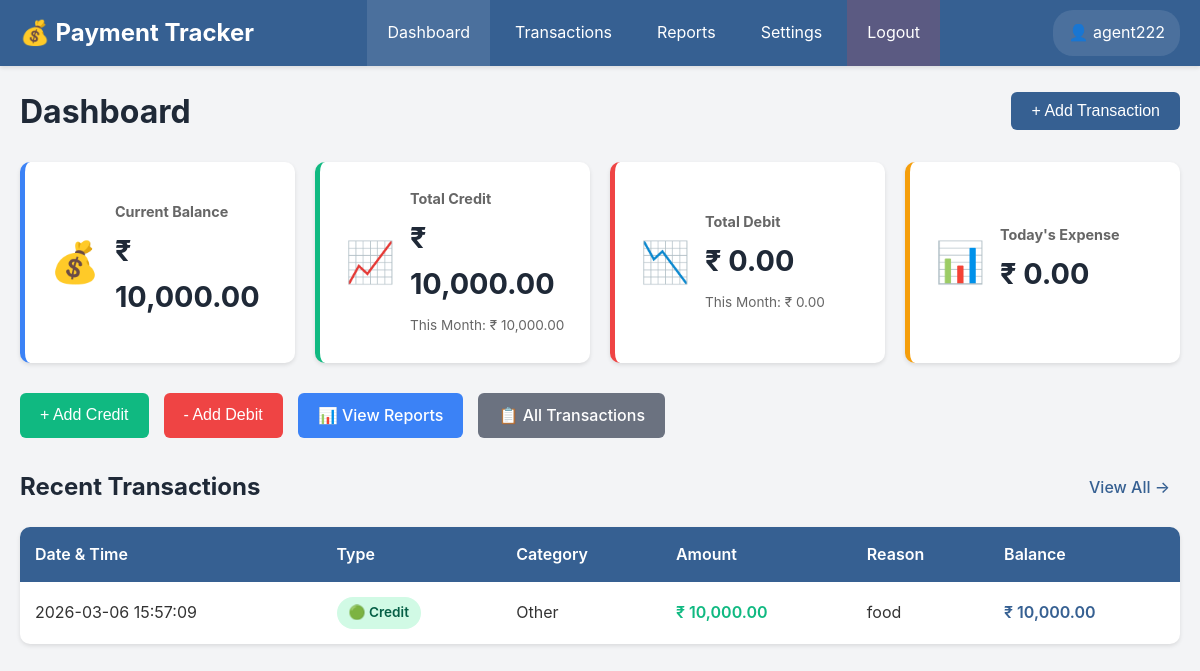
/dashboard (signed in), run on the app's committed database.
### tables this page shows
CREATE TABLE transactions (
            id INTEGER PRIMARY KEY AUTOINCREMENT,
            user_id INTEGER NOT NULL,
            type TEXT NOT NULL CHECK(type IN ('credit', 'debit')),
            amount REAL NOT NULL CHECK(amount > 0),
            category TEXT NOT NULL,
            reason TEXT,
            transaction_date DATETIME DEFAULT CURRENT_TIMESTAMP,
            balance_after REAL NOT NULL,
            FOREIGN KEY (user_id) REFERENCES users(id) ON DELETE CASCADE
        );

### app.py (the view)
@app.route('/dashboard')
@login_required
def dashboard():
    user_id = session['user_id']
    stats = get_summary_stats(user_id)
    recent_transactions = get_transactions(user_id, page=1, per_page=10)
    default_categories = ['Food', 'Travel', 'Shopping', 'Bills', 'Salary',
                         'Entertainment', 'Healthcare', 'Education', 'Other']
    user_categories = get_all_categories(user_id)
    all_categories = sorted(set(default_categories + user_categories))
    return render_template('dashboard.html',
                         stats=stats,
                         transactions=recent_transactions,
                         categories=all_categories,
                         currency=Config.CURRENCY_SYMBOL)

### app.py (called while the page is built)
def login_required(f):
    @wraps(f)
    def decorated_function(*args, **kwargs):
        if 'user_id' not in session:
            flash('Please login to access this page', 'warning')
            return redirect(url_for('login'))
        return f(*args, **kwargs)
    return decorated_function

### utils/db_helper.py (called while the page is built, shortened)
def get_db_connection():
    conn = sqlite3.connect(DATABASE_PATH)
    conn.row_factory = sqlite3.Row
    return conn

def get_user_balance(user_id: int) -> float:
    conn = get_db_connection()
    cursor = conn.cursor()
    cursor.execute('''
        SELECT COALESCE(SUM(amount), 0) FROM transactions
        WHERE user_id = ? AND type = 'credit'
    ''', (user_id,))
    credits = cursor.fetchone()[0]
    cursor.execute('''
        SELECT COALESCE(SUM(amount), 0) FROM transactions
        WHERE user_id = ? AND type = 'debit'
    ''', (user_id,))
    debits = cursor.fetchone()[0]
    conn.close()
    return credits - debits

def get_transactions(user_id: int, filters: Optional[Dict] = None,
                     page: int = 1, per_page: int = 20) -> List[Dict]:
    conn = get_db_connection()
    cursor = conn.cursor()
    query = 'SELECT * FROM transactions WHERE user_id = ?'
    params = [user_id]
    query += ' ORDER BY transaction_date DESC, id DESC'
    offset = (page - 1) * per_page
    query += f' LIMIT {per_page} OFFSET {offset}'
    cursor.execute(query, params)
    transactions = [dict(row) for row in cursor.fetchall()]
    conn.close()
    return transactions

def get_all_categories(user_id: int) -> List[str]:
    conn = get_db_connection()
    cursor = conn.cursor()
    cursor.execute('''
        SELECT DISTINCT category FROM transactions
        WHERE user_id = ?
        ORDER BY category
    ''', (user_id,))
    categories = [row['category'] for row in cursor.fetchall()]
    conn.close()
    return categories

### templates/dashboard.html (shortened to what this page needs)
{% extends "base.html" %}
{% block content %}
<div class="dashboard-container">
    <div class="dashboard-header">
        <h1>Dashboard</h1>
        <button class="btn btn-primary" onclick="openAddTransactionModal()">+ Add Transaction</button>
    </div>
    <div class="summary-cards">
        <div class="summary-card card-balance">
            <div class="card-icon">💰</div>
            <div class="card-content">
                <h3>Current Balance</h3>
                <p class="card-value">{{ currency }} {{ "{:,.2f}".format(stats.current_balance) }}</p>
            </div>
        </div>
        <div class="summary-card card-credit">
            <div class="card-icon">📈</div>
            <div class="card-content">
                <h3>Total Credit</h3>
                <p class="card-value">{{ currency }} {{ "{:,.2f}".format(stats.total_credit) }}</p>
                <small>This Month: {{ currency }} {{ "{:,.2f}".format(stats.month_credit) }}</small>
            </div>
        </div>
        <div class="summary-card card-debit">
            <div class="card-icon">📉</div>
            <div class="card-content">
                <h3>Total Debit</h3>
                <p class="card-value">{{ currency }} {{ "{:,.2f}".format(stats.total_debit) }}</p>
                <small>This Month: {{ currency }} {{ "{:,.2f}".format(stats.month_debit) }}</small>
            </div>
        </div>
        <div class="summary-card card-today">
            <div class="card-icon">📊</div>
            <div class="card-content">
                <h3>Today's Expense</h3>
                <p class="card-value">{{ currency }} {{ "{:,.2f}".format(stats.today_expense) }}</p>
            </div>
        </div>
    </div>
    <div class="quick-actions">
        <button class="btn btn-success" onclick="openAddTransactionModal('credit')">+ Add Credit</button>
        <button class="btn btn-danger" onclick="openAddTransactionModal('debit')">- Add Debit</button>
        <a href="{{ url_for('reports') }}" class="btn btn-info">📊 View Reports</a>
        <a href="{{ url_for('transactions_page') }}" class="btn btn-secondary">📋 All Transactions</a>
    </div>
    <div class="recent-transactions">
        <div class="section-header">
            <h2>Recent Transactions</h2>
            <a href="{{ url_for('transactions_page') }}" class="btn btn-link">View All →</a>
        </div>
        {% if transactions %}
        <div class="transaction-table-wrapper">
            <table class="transaction-table">
                <thead>
                    <tr>
                        <th>Date & Time</th>
                        <th>Type</th>
                        <th>Category</th>
                        <th>Amount</th>
                        <th>Reason</th>
                        <th>Balance</th>
                    </tr>
                </thead>
                <tbody>
                    {% for trans in transactions %}
                    <tr>
                        <td>{{ trans.transaction_date.split('.')[0] if '.' in trans.transaction_date else trans.transaction_date }}</td>
                        <td>
                            <span class="badge badge-{{ 'success' if trans.type == 'credit' else 'danger' }}">
                                {{ '🟢 Credit' if trans.type == 'credit' else '🔴 Debit' }}
                            </span>
                        </td>
                        <td>{{ trans.category }}</td>
                        <td class="amount-{{ trans.type }}">{{ currency }} {{ "{:,.2f}".format(trans.amount) }}</td>
                        <td class="reason-cell">{{ trans.reason or '-' }}</td>
                        <td class="balance-cell">{{ currency }} {{ "{:,.2f}".format(trans.balance_after) }}</td>
                    </tr>
                    {% endfor %}
                </tbody>
            </table>
        </div>
        {% else %}
        <div class="empty-state">
            <p>No transactions yet. Start by adding your first transaction!</p>
        </div>
        {% endif %}
    </div>
</div>
{% endblock %}

### static/css/style.css (style rules this page uses)
* { margin: 0; padding: 0; box-sizing: border-box; }
:root { --primary-color: #366092; --success-color: #10b981; --danger-color: #ef4444; --warning-color: #f59e0b; --info-color: #3b82f6; --dark-color: #1f2937; --light-color: #f3f4f6; --white: #ffffff; --text-color: #333333; --border-color: #e5e7eb; --shadow: 0 2px 4px rgba(0, 0, 0, 0.1); --shadow-lg: 0 10px 15px rgba(0, 0, 0, 0.1); }
body { font-family: -apple-system, BlinkMacSystemFont, 'Segoe UI', Roboto, 'Helvetica Neue', Arial, sans-serif; background-color: var(--light-color); color: var(--text-color); line-height: 1.6; }
.btn { padding: 10px 20px; border: none; border-radius: 6px; cursor: pointer; font-size: 1em; text-decoration: none; display: inline-block; transition: all 0.3s; font-weight: 500; }
.btn-primary { background-color: var(--primary-color); color: var(--white); }
.btn-success { background-color: var(--success-color); color: var(--white); }
.btn-danger { background-color: var(--danger-color); color: var(--white); }
.btn-info { background-color: var(--info-color); color: var(--white); }
.btn-secondary { background-color: #6b7280; color: var(--white); }
.btn-link { background: none; color: var(--primary-color); padding: 5px 10px; }
.dashboard-container, .transactions-container, .reports-container, .settings-container, .edit-transaction-container { animation: fadeIn 0.3s ease-out; }
.dashboard-header, .page-header { display: flex; justify-content: space-between; align-items: center; margin-bottom: 25px; }
.dashboard-header h1, .page-header h1 { color: var(--dark-color); font-size: 2em; }
.summary-cards { display: grid; grid-template-columns: repeat(auto-fit, minmax(250px, 1fr)); gap: 20px; margin-bottom: 30px; }
.summary-card { background: var(--white); border-radius: 10px; padding: 25px; box-shadow: var(--shadow); transition: transform 0.3s, box-shadow 0.3s; display: flex; align-items: center; gap: 15px; }
.summary-card .card-icon { font-size: 2.5em; }
.summary-card .card-content h3 { font-size: 0.9em; color: #666; margin-bottom: 5px; }
.summary-card .card-value { font-size: 1.8em; font-weight: 700; color: var(--dark-color); margin: 5px 0; }
.summary-card small { color: #666; font-size: 0.85em; }
.card-balance { border-left: 5px solid var(--info-color); }
.card-credit { border-left: 5px solid var(--success-color); }
.card-debit { border-left: 5px solid var(--danger-color); }
.card-today { border-left: 5px solid var(--warning-color); }
.quick-actions { display: flex; gap: 15px; margin-bottom: 30px; flex-wrap: wrap; }
.transaction-table-wrapper { background: var(--white); border-radius: 10px; box-shadow: var(--shadow); overflow-x: auto; }
.transaction-table { width: 100%; border-collapse: collapse; }
.transaction-table thead { background-color: var(--primary-color); color: var(--white); }
.transaction-table th { padding: 15px; text-align: left; font-weight: 600; }
.transaction-table td { padding: 15px; border-bottom: 1px solid var(--border-color); }
.transaction-table tbody tr:last-child td { border-bottom: none; }
.badge { padding: 5px 12px; border-radius: 20px; font-size: 0.85em; font-weight: 600; display: inline-block; }
.badge-success { background-color: #d1fae5; color: #065f46; }
.amount-credit { color: var(--success-color); font-weight: 600; }
.balance-cell { font-weight: 600; color: var(--primary-color); }
.reason-cell { max-width: 300px; white-space: nowrap; overflow: hidden; text-overflow: ellipsis; }
.section-header { display: flex; justify-content: space-between; align-items: center; margin-bottom: 20px; }
.section-header h2 { color: var(--dark-color); }
.recent-transactions { margin-top: 30px; }

### data on the page
transactions: type "🟢 Credit", currency "₹", amount "10,000.00", balance_after "10,000.00"

### other printed values
{{ session.username }} "agent222"
{{ currency }} "₹"
{{ "{:,.2f}".format(stats.current_balance) }} "10,000.00"
{{ "{:,.2f}".format(stats.total_credit) }} "10,000.00"
{{ "{:,.2f}".format(stats.month_credit) }} "10,000.00"
{{ "{:,.2f}".format(stats.total_debit) }} "0.00"
{{ "{:,.2f}".format(stats.month_debit) }} "0.00"
{{ "{:,.2f}".format(stats.today_expense) }} "0.00"
